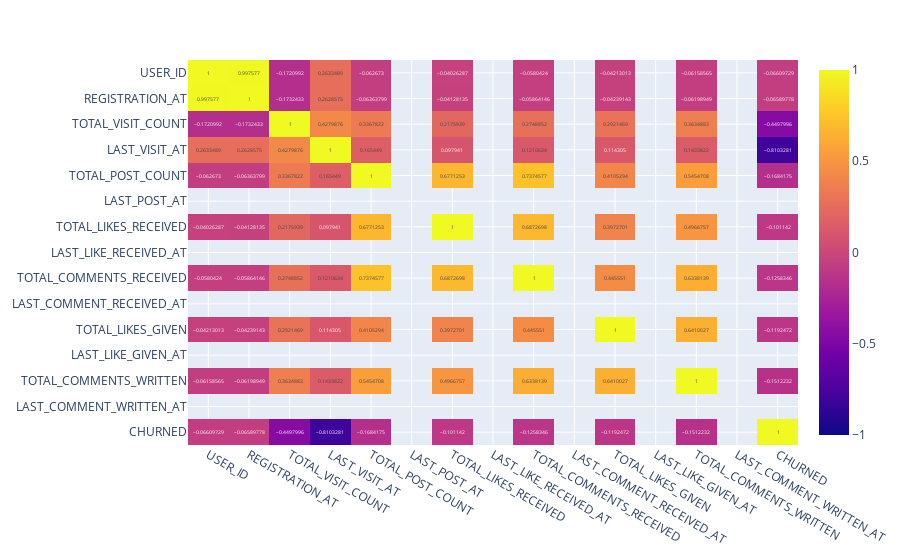

Source (notebook cell):
### Markdown cell above
Checking for intercorrelations of the different columns:
- `LAST_VISIT_AT` is strongly negatively correlated to churning, as expected. The longer the user was absent the more clear it becomes that the has grown desinterested in the product.
- Same but less pronounced for `TOTAL_VISIT_COUNT`, which is basically reflecting the same thing.
- There is strong correlation between the many different "interactions", such as `TOTAL_COMMENTS_RECEIVED` and `TOTAL_POST_COUNT` essentially expressing: users that are active are posting a lot, getting answers, giving feedback, getting feedback and so on...

### Code cell
fig = px.imshow(
    df.corr(), 
    zmin=-1.0, 
    zmax=1.0,
    text_auto=True, 
    aspect="auto",
    y=df.columns
)
fig.show()

### Figure 1 — Plotly figure (JSON) as saved in the notebook; plotly's stock layout.template omitted (floating-point values rounded to 4 significant figures; data arrays with more than 128 entries replaced by an {"elided": "..."} marker saying what was removed)
{"data": [{"coloraxis": "coloraxis", "hovertemplate": "x: %{x}<br>y: %{y}<br>color: %{z}<extra></extra>", "name": "0", "texttemplate": "%{z}", "type": "heatmap", "x": ["USER_ID", "REGISTRATION_AT", "TOTAL_VISIT_COUNT", "LAST_VISIT_AT", "TOTAL_POST_COUNT", "LAST_POST_AT", "TOTAL_LIKES_RECEIVED", "LAST_LIKE_RECEIVED_AT", "TOTAL_COMMENTS_RECEIVED", "LAST_COMMENT_RECEIVED_AT", "TOTAL_LIKES_GIVEN", "LAST_LIKE_GIVEN_AT", "TOTAL_COMMENTS_WRITTEN", "LAST_COMMENT_WRITTEN_AT", "CHURNED"], "xaxis": "x", "y": ["USER_ID", "REGISTRATION_AT", "TOTAL_VISIT_COUNT", "LAST_VISIT_AT", "TOTAL_POST_COUNT", "LAST_POST_AT", "TOTAL_LIKES_RECEIVED", "LAST_LIKE_RECEIVED_AT", "TOTAL_COMMENTS_RECEIVED", "LAST_COMMENT_RECEIVED_AT", "TOTAL_LIKES_GIVEN", "LAST_LIKE_GIVEN_AT", "TOTAL_COMMENTS_WRITTEN", "LAST_COMMENT_WRITTEN_AT", "CHURNED"], "yaxis": "y", "z": {"elided": "15x15 float values"}}], "layout": {"coloraxis": {"cmax": 1, "cmin": -1, "colorscale": [[0, "#0d0887"], [0.1111, "#46039f"], [0.2222, "#7201a8"], [0.3333, "#9c179e"], [0.4444, "#bd3786"], [0.5556, "#d8576b"], [0.6667, "#ed7953"], [0.7778, "#fb9f3a"], [0.8889, "#fdca26"], [1, "#f0f921"]]}, "margin": {"t": 60}, "xaxis": {"anchor": "y", "domain": [0, 1]}, "yaxis": {"anchor": "x", "autorange": "reversed", "domain": [0, 1]}}}
